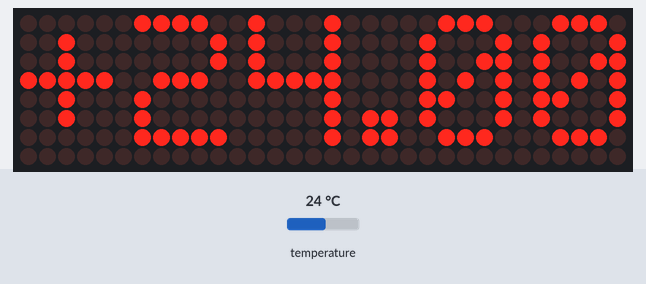
The sketch below on a simulated ESP8266 (NodeMCU). On the bench: 32×8 LED matrix. The test bench sets the inputs (shaded band); at power-on: temperature 24 °C. WiFi joins after 1.5 s; servers stay silent unless stated; network time is answered at once with the bench clock; the local clock reads 2024-03-15 10:24:30 at power-on unless the sketch sets it; what the sketch prints to the serial monitor is not drawn.

Above: at 2.7 s.
2.8 s: temperature set to 12 °C
At 3.8 s:
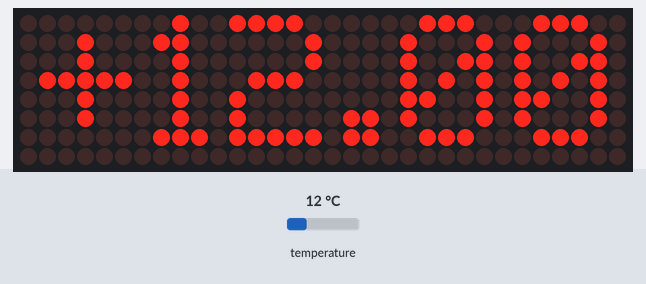
4.8 s: temperature set to 19 °C
At 6.5 s:
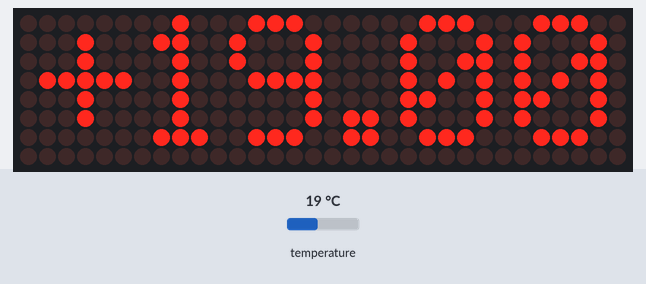
6.8 s: temperature set to 28 °C
At 8.2 s:
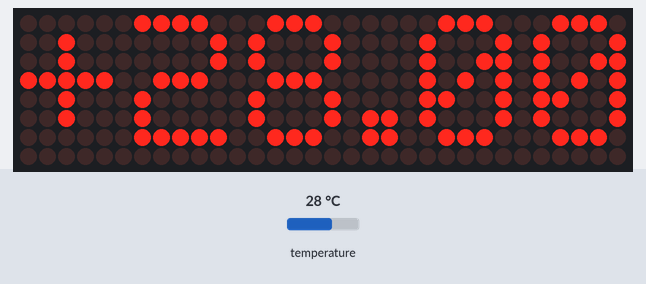
Timing chart, 0 to 9.8 s (numbered marks = the images above; inputs shaded):
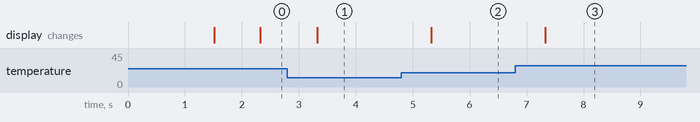

Measured:
- after the input at 2.8 s, the display: changes after 0.53 s (image 1)
- after the input at 4.8 s, the display: changes after 0.53 s (image 2)

The sketch:

max7219.ino
```cpp
#include <MD_Parola.h>
#include <MD_MAX72xx.h>
#include <SPI.h>

#include <ESP8266WiFi.h>
#include <ESPAsyncTCP.h>
#include <ESPAsyncWebServer.h>
#include <ESP8266mDNS.h>
#include <NTPClient.h>
#include <WiFiUdp.h>

#include <OneWire.h>
#include <DallasTemperature.h>

// Uncomment according to your hardware type
#define HARDWARE_TYPE MD_MAX72XX::FC16_HW
//#define HARDWARE_TYPE MD_MAX72XX::GENERIC_HW

// Defining size, and output pins
#define MAX_DEVICES 4
#define CS_PIN 15

MD_Parola Display = MD_Parola(HARDWARE_TYPE, CS_PIN, MAX_DEVICES);

// Set WiFi credentials
#define WIFI_SSID "home"
#define WIFI_PASS "secret"
#define UDP_PORT 8761

// Server
#define SERVER_PORT 8080
AsyncWebServer server(SERVER_PORT);
const char* PARAM_INPUT = "load";
#define BUFFER_SIZE 320
char buffer[BUFFER_SIZE];

bool restart = false;

// UDP
WiFiUDP UDP;
// AsyncUDP UDP;

unsigned long millis_loopGetData;
unsigned long millis_loopDisplay;
unsigned long millis_loopMode;
unsigned int dspMode = 0;
const long utcOffsetInSeconds = 10800;
// WiFiUDP ntpUDP;
NTPClient timeClient(UDP, "pool.ntp.org", utcOffsetInSeconds);

//Wire data GPIO5
#define ONE_WIRE_BUS 5
OneWire oneWire(ONE_WIRE_BUS);
// Pass our oneWire reference to Dallas Temperature sensor
DallasTemperature sensors(&oneWire);

DeviceAddress sensor1 = { 0x28, 0x9F, 0x5C, 0x7, 0xD6, 0x1, 0x3C, 0xA8 };

String uid1 = "28 9F 5C 7 D6 1 3C A8";
String temp1 = "00.00";
String temp2 = "+0.00";

String deviceName = "Часы - термометр в комнате";
String serverPort = String(SERVER_PORT);

unsigned long wakeUp = 600000;
unsigned long millis_loop;

int8_t DispMSG[] = {0, 0, 0, 0};
bool dspPoint = true;

void setup() {
   // Setup serial port
  Serial.begin(115200);
  Serial.println();

  // Begin WiFi
  WiFi.begin(WIFI_SSID, WIFI_PASS);

  // Connecting to WiFi...
  Serial.print("Connecting to ");
  Serial.print(WIFI_SSID);
  // Loop continuously while WiFi is not connected
  while (WiFi.status() != WL_CONNECTED)
  {
    delay(100);
    Serial.print(".");
  }

  // Connected to WiFi
  Serial.println();
  Serial.print("Connected! IP address: ");
  Serial.println(WiFi.localIP());

  MDNS.begin("NodeMCU");
  timeClient.begin();

  server.on("/update", HTTP_GET, [] (AsyncWebServerRequest *request) {
    if (request -> hasParam(PARAM_INPUT)) {
      temp2 = request -> getParam(PARAM_INPUT) -> value();
    }
    request -> send(200, "text/plain", "OK");
  });

  server.on("/get", HTTP_GET, [] (AsyncWebServerRequest *request) {
    getBuffer();
    request -> send(200, "application/json", buffer);
  });

  server.on("/restart", HTTP_GET, [] (AsyncWebServerRequest *request) {
    restart = true;
    millis_loop = millis() + 1000;
    request -> send(200, "text/plain", "OK");
  });
  server.begin();

  Display.begin();
  Display.setIntensity(15);
  Display.displayClear();
}

void getBuffer() {
  temp1 = String(sensors.getTempC(sensor1), 2);
  snprintf(buffer, BUFFER_SIZE,
  "{\"name\":\"%s\",\"ipAddress\":\"\",\"port\":%s,\"type\":2,\"wakeUp\":%d,\"values\":[{\"uid\":\"%s\",\"value\":%s}]}",
    deviceName.c_str(), serverPort.c_str(), wakeUp, uid1.c_str(), temp1.c_str());
}

void scanSensors() {
  byte i;
  byte addr[8];

  if (!oneWire.search(addr)) {
    Serial.println(" No more addresses.");
    Serial.println();
    oneWire.reset_search();
    delay(250);
    return;
  }
  Serial.print(" ROM =");
  for (i = 0; i < 8; i++) {
    Serial.write(' ');
    Serial.print(addr[i], HEX);
  }
}

void loop() {
  if (millis_loop < millis()) {
    if (restart) {
      ESP.restart();
      restart = false;
      millis_loop = millis() + 1000;
    } else {
      millis_loop = millis() + wakeUp;
      IPAddress broadcastIp = WiFi.localIP();
      broadcastIp[3] = 255;
      getBuffer();
      UDP.beginPacket(broadcastIp, UDP_PORT);
      UDP.printf(buffer, BUFFER_SIZE);
      UDP.endPacket();
    }
  }
  // scanSensors();

  if (millis_loopGetData < millis()) {
    millis_loopGetData = millis() + 3600000;
    timeClient.update();
  }
  if (millis_loopMode < millis()) {
    millis_loopMode = millis() + 10000;
    dspMode++;
    if (dspMode > 2) dspMode = 0;
    if (dspMode == 1) {
      sensors.requestTemperatures();
    }
  }
  if (millis_loopDisplay < millis()) {
    millis_loopDisplay = millis() + 1000;
    // Display.displayClear();
    Display.setTextAlignment(PA_CENTER);
    if (dspMode == 0) {
      byte h = timeClient.getHours();
      byte m = timeClient.getMinutes();
      byte s = timeClient.getSeconds();
      DispMSG[1] = h % 10;
      DispMSG[0] = (h - DispMSG[1]) / 10;
      DispMSG[3] = m % 10;
      DispMSG[2] = (m - DispMSG[3]) / 10;
      Display.print(String(DispMSG[0]) + String(DispMSG[1]) +
        (dspPoint ? ":" : " ") +
        String(DispMSG[2]) + String(DispMSG[3]));
      dspPoint = !dspPoint;
    } else if (dspMode == 1) {
      Display.print((sensors.getTempC(sensor1) > 0.0 ? "+" : "") + String(sensors.getTempC(sensor1), 2));
    } else if (dspMode == 2) {
      Display.print(temp2);
    }
  }
}
```
